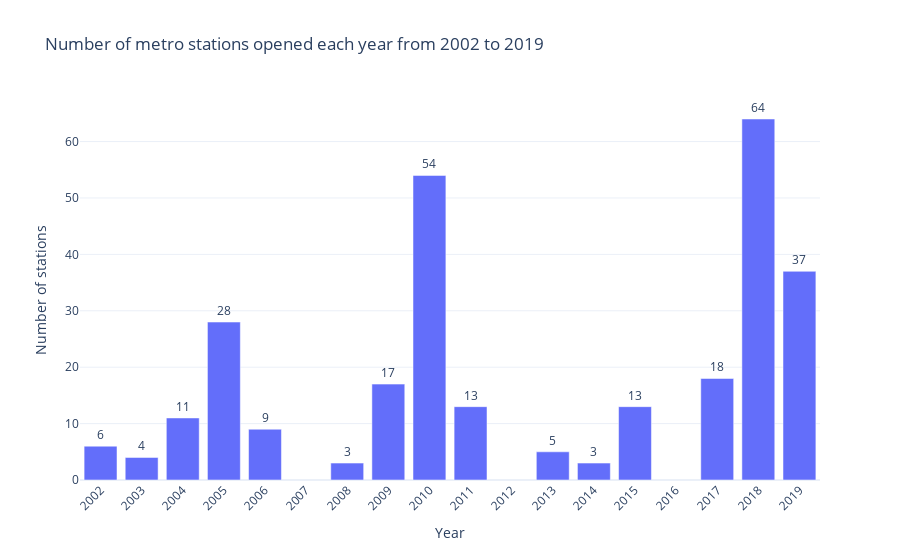

Notebook cell for this chart:
### Code cell
fig = px.bar(data_frame=num_of_stations_per_year_df, x='Year', y='Number of railway tracks', 
            text='Number of railway tracks',
            title="Number of metro stations opened each year from 2002 to 2019")

fig.update_layout(yaxis_title = "Number of stations",
                 xaxis_tickangle=-45, xaxis=dict(tickmode='linear'))

fig.update_traces(textposition='outside')
fig.show()

### Figure 1 — Plotly figure (JSON) as saved in the notebook; plotly's stock layout.template omitted (floating-point values rounded to 4 significant figures)
{"data": [{"alignmentgroup": "True", "hovertemplate": "Year=%{x}<br>Number of railway tracks=%{text}<extra></extra>", "legendgroup": "", "marker": {"color": "#636efa", "pattern": {"shape": ""}}, "name": "", "offsetgroup": "", "orientation": "v", "showlegend": false, "text": [64, 54, 37, 28, 18, 17, 13, 13, 11, 9, 6, 5, 4, 3, 3], "textposition": "outside", "type": "bar", "x": [2018, 2010, 2019, 2005, 2017, 2009, 2011, 2015, 2004, 2006, 2002, 2013, 2003, 2008, 2014], "xaxis": "x", "y": [64, 54, 37, 28, 18, 17, 13, 13, 11, 9, 6, 5, 4, 3, 3], "yaxis": "y"}], "layout": {"barmode": "relative", "legend": {"tracegroupgap": 0}, "title": {"text": "Number of metro stations opened each year from 2002 to 2019"}, "xaxis": {"anchor": "y", "domain": [0, 1], "tickangle": -45, "tickmode": "linear", "title": {"text": "Year"}}, "yaxis": {"anchor": "x", "domain": [0, 1], "title": {"text": "Number of stations"}}}}
